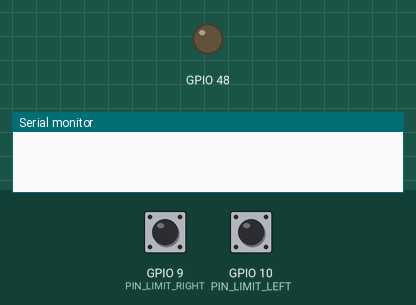
This sketch was run on a simulated ESP32-S3. Parts: output pins drawn as LEDs (lit = HIGH), the last lines printed to the serial monitor. The test bench sets the inputs (shaded band); at power-on: GPIO 9 (PIN_LIMIT_RIGHT) LOW, GPIO 10 (PIN_LIMIT_LEFT) LOW.

Above: at 1.2 s.
1.3 s: GPIO 9 (PIN_LIMIT_RIGHT) pulled HIGH for 0.15 s
At 1.37 s:
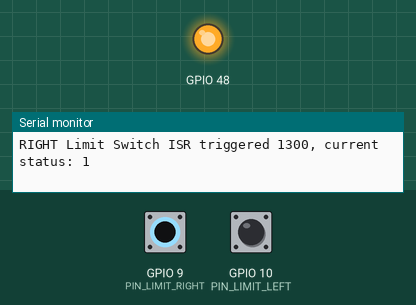
4.5 s: GPIO 9 (PIN_LIMIT_RIGHT) pulled HIGH for 3.2 s
At 8.1 s:
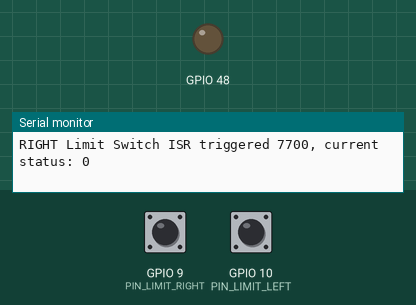
Timing chart, 0 to 9.6 s (numbered marks = the images above; inputs shaded):
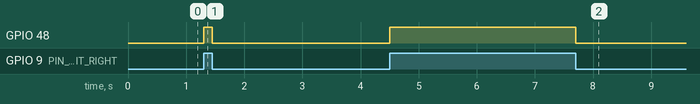

The sketch:

02_Test_LimitSwitches_Debounce_ISR.ino
```cpp
/*
button_int.ino

*/
// Limit switches pins
const uint8_t PIN_LIMIT_RIGHT   = 9;  // Digital input 3.3V
const uint8_t PIN_LIMIT_LEFT    = 10; // Digital input 3.3V
#define LS_DEBOUNCE_TIME 100 // millisecond button debouncing time


// -------------------------- Global variables ----------------

volatile bool flagLS_r 	= false; // this flag indicates a change to the main loop
volatile bool stateLS_r = false; // this flag indicates if the LS is triggered to the main loop
volatile unsigned long last_interrupt_time_ls_r = 0;

volatile bool flagLS_l 	= false; // this flag indicates a change to the main loop
volatile bool stateLS_l = false; // this flag indicates if the LS is triggered to the main loop
volatile unsigned long last_interrupt_time_ls_l = 0;


// -------------------------- ISR ----------------

//******************************************************************************************
void LW_r_ISR()
{
	noInterrupts();
	unsigned long interrupt_time = millis();
	// If interrupts come faster than LS_DEBOUNCE_TIME, assume it's a bounce and ignore
	if (interrupt_time - last_interrupt_time_ls_r > LS_DEBOUNCE_TIME)
	{
		flagLS_r = true;
		digitalWrite(LED_BUILTIN, digitalRead(PIN_LIMIT_RIGHT));
		if(digitalRead(PIN_LIMIT_RIGHT))
		{
			stateLS_r = true;
		}
		else
		{
			stateLS_r = false;
		}
	}
	last_interrupt_time_ls_r = interrupt_time;
	interrupts();
}

//******************************************************************************************
void LW_l_ISR()
{
	noInterrupts();
	unsigned long interrupt_time = millis();
	// If interrupts come faster than LS_DEBOUNCE_TIME, assume it's a bounce and ignore
	if (interrupt_time - last_interrupt_time_ls_l > LS_DEBOUNCE_TIME)
	{
		flagLS_l = true;
		digitalWrite(LED_BUILTIN, digitalRead(PIN_LIMIT_RIGHT));
		if(digitalRead(PIN_LIMIT_LEFT))
		{
			stateLS_l = true;
		}
		else
		{
			stateLS_l = false;
		}
	}
	last_interrupt_time_ls_l = interrupt_time;
	interrupts();
}


// -------------------------- SetUp --------------------------
void setup() {
	// initialize the LED pin as an output:
	pinMode(LED_BUILTIN, OUTPUT);

	// initialize the limit switches pins as an input

	// Limit switches pins
	pinMode(PIN_LIMIT_RIGHT, INPUT);
	pinMode(PIN_LIMIT_LEFT, INPUT);

	/* Attach each a different ISR
	*  For each we want to know when it is
	*  triggered and released so we can enable the drive again if necesary
	*/
	attachInterrupt(digitalPinToInterrupt(PIN_LIMIT_RIGHT), LW_r_ISR, CHANGE);
	attachInterrupt(digitalPinToInterrupt(PIN_LIMIT_LEFT), LW_l_ISR, CHANGE);
}


// -------------------------- Loop --------------------------
void loop() {

	if (flagLS_r)
	{
		flagLS_r = false;
		Serial.printf("RIGHT Limit Switch ISR triggered %d, current status: %d\r\n", millis(), stateLS_r);
	}
	if (flagLS_l)
	{
		flagLS_l = false;
		Serial.printf("LEFT Limit Switch ISR triggered %d, current status: %d\r\n", millis(), stateLS_l);
	}
}
```

Measured:
- after the input at 1.3 s, GPIO 48: LOW → HIGH at once, → LOW 0.15 s later
- after the input at 4.5 s, GPIO 48: LOW → HIGH at once, → LOW 3.2 s later
